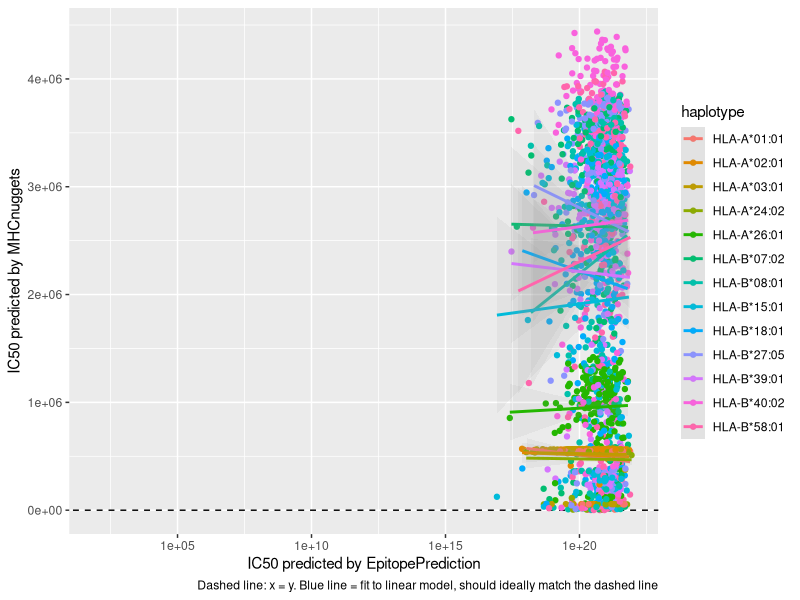

Here is the R script that generated this plot: (Note: this script raises an error after producing the figure.)
library(ggplot2)
library(testthat)
library(dplyr)

expect_true(file.exists("ep_vs_mhcn.csv"))
df <- readr::read_csv("ep_vs_mhcn.csv")

# tool | haplotype | IC50
# -----|-----------|------
# EpitopPrediction |
expect_true("tool" %in% names(df))
expect_true("haplotype" %in% names(df))
expect_true("sequence" %in% names(df))
expect_true("ic50" %in% names(df))

# Reshape from tidy data to plottable data
df_scatter <- tidyr::pivot_wider(
  df,
  names_from = tool,
  values_from = ic50
)

ggplot(df_scatter, aes(x = EpitopePrediction, y = mhcnuggetsr, color = haplotype)) +
  geom_abline(slope = 1, intercept = 0, lty = "dashed") +
  geom_point() +
  scale_y_continuous(limits = c(0, max(df_scatter$mhcnuggetsr))) +
  scale_x_log10(limits = c(min(df$ic50), max(df$ic50))) +
  geom_smooth(method = "lm", alpha = 0.1) +
  xlab("IC50 predicted by EpitopePrediction") +
  ylab("IC50 predicted by MHCnuggets") +
  labs(
    caption = paste0(
      "Dashed line: x = y. ",
      "Blue line = fit to linear model, should ideally match the dashed line"
    )
  ) + ggsave("ep_vs_mhcn_comp.png", width = 7, height = 7)

df_comp_perc <- df_scatter %>%
  mutate(perc_ep = (log10(EpitopePrediction) - min(log10(EpitopePrediction))) / (max(log10(EpitopePrediction)) - min(log10(EpitopePrediction)))) %>%
  mutate(perc_mhcn = (mhcnuggetsr - min(mhcnuggetsr)) / (max(mhcnuggetsr) - min(mhcnuggetsr)))

ggplot(
  df_comp_perc,
  aes(x = perc_ep, y = perc_mhcn, color = as.factor(haplotype))) +
  geom_abline(slope = 1, intercept = 0, lty = "dashed") +
  geom_point() +
  scale_y_continuous(labels = scales::percent, limits = c(0, 1.0)) +
  scale_x_continuous(labels = scales::percent, limits = c(0, 1.0)) +
  geom_smooth(method = "lm", alpha = 0.1) +
  xlab("Relative IC50 value predicted by EpitopePrediction") +
  ylab("Relative IC50 value predicted by MHCnuggets") +
  labs(
    caption = paste0(
      "Dashed line: x = y. ",
      "Blue line = fit to linear model, should ideally match the dashed line"
    )
  ) + ggsave("ep_vs_mhcn_perc2.png", width = 7, height = 7)


expect_true(file.exists("ep_vs_mhcn_comp.png"))
